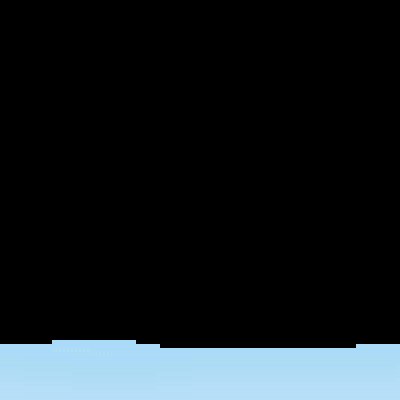

This is a level from a 2D game, rendered from its Tiled map with the project's own tilesets. A one-line summary and the map file follow, with tile-layer data summarised:
An orthogonal 100x100 tile map with 4x4 px tiles, 1 tile layer (dirt).

<map version="1.0" tiledversion="1.0.3" orientation="orthogonal" renderorder="right-down" width="100" height="100" tilewidth="4" tileheight="4" nextobjectid="1">
 <tileset firstgid="1" source="untitled.tsx" />
 <layer name="dirt" width="100" height="100">
  <data>[10000 cells, 1372 non-empty, 27 distinct tile ids]</data>
 </layer>
 <objectgroup name="Object Layer 1" />
</map>
